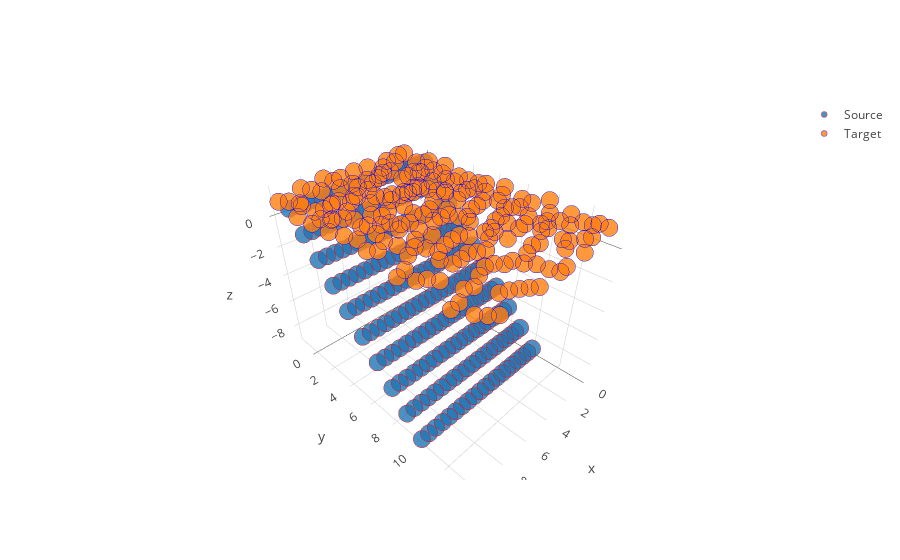

The code cell stored with this chart in its notebook:
### Code cell
fig = make_subplots(rows=1, cols=1, specs=[[{'is_3d': True}]])

traceSource = trace3D(X, color='red', size=6, name='Source')
traceTarget = trace3D(Y, color='blue', size=6, name='Target')

fig.append_trace(traceSource, 1, 1)
fig.append_trace(traceTarget, 1, 1)

iplot(fig, filename='simple-3d-scatter')

### Figure 1 — Plotly figure (JSON) as saved in the notebook; plotly's stock layout.template omitted (floating-point values rounded to 4 significant figures; data arrays with more than 128 entries replaced by an {"elided": "..."} marker saying what was removed)
{"data": [{"marker": {"line": {"color": "red", "width": 0.5}, "opacity": 0.8, "size": 6}, "mode": "markers", "name": "Source", "scene": "scene", "type": "scatter3d", "uid": "046defb7-5750-40ac-a6c5-da594b0ba237", "x": {"elided": "200 float values"}, "y": {"elided": "200 float values"}, "z": {"elided": "200 float values"}}, {"marker": {"line": {"color": "blue", "width": 0.5}, "opacity": 0.8, "size": 6}, "mode": "markers", "name": "Target", "scene": "scene", "type": "scatter3d", "uid": "001f4bad-2be8-49dc-98f0-94d84a23d63b", "x": {"elided": "200 float values"}, "y": {"elided": "200 float values"}, "z": {"elided": "200 float values"}}], "layout": {"scene": {"domain": {"x": [0, 1], "y": [0, 1]}}}}
